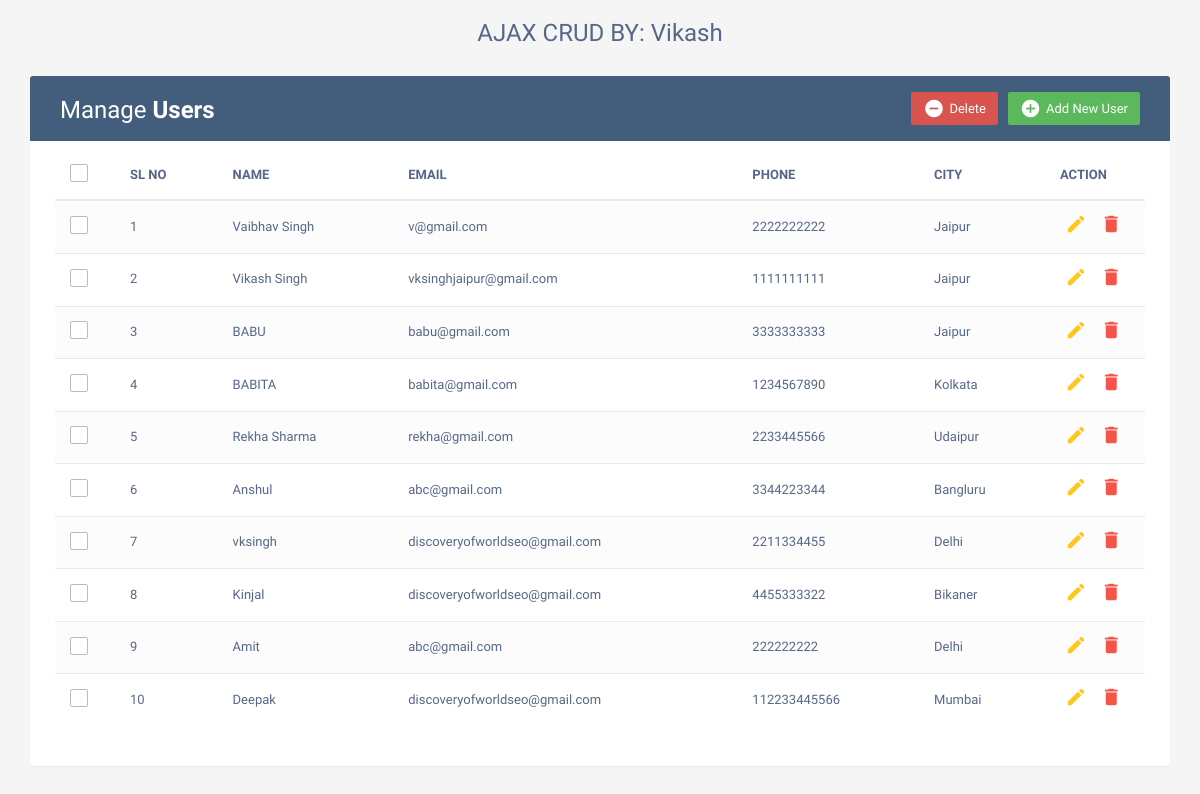
The page / on the database its author committed.
### tables this page shows
CREATE TABLE `crud` (
  `id` int(11) NOT NULL,
  `name` varchar(255) NOT NULL,
  `email` varchar(255) NOT NULL,
  `phone` varchar(255) NOT NULL,
  `city` varchar(255) NOT NULL
);

### index.php (the view, shortened to what this page needs)
<?php
include 'backend/database.php';
?>
<!DOCTYPE html>
<html lang="en">
<head>
	<link rel="stylesheet" href="https://maxcdn.bootstrapcdn.com/font-awesome/4.7.0/css/font-awesome.min.css">
	<link rel="stylesheet" href="https://maxcdn.bootstrapcdn.com/bootstrap/3.3.7/css/bootstrap.min.css">
	<link rel="stylesheet" href="css/style.css">
</head>
<body>
    <div class="container">
	<center><h3>AJAX CRUD BY: Vikash</h3></center>
        <div class="table-wrapper">
            <div class="table-title">
                <div class="row">
                    <div class="col-sm-6">
						<h2>Manage <b>Users</b></h2>
					</div>
					<div class="col-sm-6">
						<a href="#addEmployeeModal" class="btn btn-success" data-toggle="modal"><i class="material-icons">&#xE147;</i> <span>Add New User</span></a>
						<a href="JavaScript:void(0);" class="btn btn-danger" id="delete_multiple"><i class="material-icons">&#xE15C;</i> <span>Delete</span></a>
					</div>
                </div>
            </div>
            <table class="table table-striped table-hover">
                <thead>
                    <tr>
						<th>
							<span class="custom-checkbox">
								<label for="selectAll"></label>
							</span>
						</th>
						<th>SL NO</th>
                        <th>NAME</th>
                        <th>EMAIL</th>
						<th>PHONE</th>
                        <th>CITY</th>
                        <th>ACTION</th>
                    </tr>
                </thead>
				<tbody>
				<?php
				$result = mysqli_query($conn,"SELECT * FROM crud");
					$i=1;
					while($row = mysqli_fetch_array($result)) {
				?>
				<tr id="<?php echo $row["id"]; ?>">
				<td>
							<span class="custom-checkbox">
								<label for="checkbox2"></label>
							</span>
						</td>
					<td><?php echo $i; ?></td>
					<td><?php echo $row["name"]; ?></td>
					<td><?php echo $row["email"]; ?></td>
					<td><?php echo $row["phone"]; ?></td>
					<td><?php echo $row["city"]; ?></td>
					<td>
						<a href="#editEmployeeModal" class="edit" data-toggle="modal">
							<i class="material-icons update" data-toggle="tooltip"
							data-id="<?php echo $row["id"]; ?>"
							data-name="<?php echo $row["name"]; ?>"
							data-email="<?php echo $row["email"]; ?>"
							data-phone="<?php echo $row["phone"]; ?>"
							data-city="<?php echo $row["city"]; ?>"
							title="Edit">&#xE254;</i>
						</a>
						<a href="#deleteEmployeeModal" class="delete" data-id="<?php echo $row["id"]; ?>" data-toggle="modal"><i class="material-icons" data-toggle="tooltip"
						 title="Delete">&#xE872;</i></a>
                    </td>
				</tr>
				<?php
				$i++;
				}
				?>
				</tbody>
			</table>
        </div>
    </div>
</body>
</html>

### css/style.css (style rules this page uses)
body { color: #566787; background: #f5f5f5; font-family: 'Varela Round', sans-serif; font-size: 13px; }
.table-wrapper { background: #fff; padding: 20px 25px; margin: 30px 0; border-radius: 3px; box-shadow: 0 1px 1px rgba(0,0,0,.05); }
.table-title { padding-bottom: 15px; background: #435d7d; color: #fff; padding: 16px 30px; margin: -20px -25px 10px; border-radius: 3px 3px 0 0; }
.table-title h2 { margin: 5px 0 0; font-size: 24px; }
.table-title .btn { color: #fff; float: right; font-size: 13px; border: none; min-width: 50px; border-radius: 2px; border: none; outline: none !important; margin-left: 10px; }
.table-title .btn i { float: left; font-size: 21px; margin-right: 5px; }
.table-title .btn span { float: left; margin-top: 2px; }
table.table tr th, table.table tr td { border-color: #e9e9e9; padding: 12px 15px; vertical-align: middle; }
table.table tr th:first-child { width: 60px; }
table.table tr th:last-child { width: 100px; }
table.table-striped tbody tr:nth-of-type(odd) { background-color: #fcfcfc; }
table.table td:last-child i { opacity: 0.9; font-size: 22px; margin: 0 5px; }
table.table td a { font-weight: bold; color: #566787; display: inline-block; text-decoration: none; outline: none !important; }
table.table td a.edit { color: #FFC107; }
table.table td a.delete { color: #F44336; }
table.table td i { font-size: 19px; }
.custom-checkbox { position: relative; }
.custom-checkbox label:before { width: 18px; height: 18px; }
.custom-checkbox label:before { content: ''; margin-right: 10px; display: inline-block; vertical-align: text-top; background: white; border: 1px solid #bbb; border-radius: 2px; box-sizing: border-box; z-index: 2; }

### rows shown on the page
crud: name "Vaibhav Singh", email "v@gmail.com", phone "2222222222", city "Jaipur"
crud: name "Vikash Singh", email "vksinghjaipur@gmail.com", phone "1111111111", city "Jaipur"
crud: name "BABU", email "babu@gmail.com", phone "3333333333", city "Jaipur"
crud: name "BABITA", email "babita@gmail.com", phone "1234567890", city "Kolkata"
crud: name "Rekha Sharma", email "rekha@gmail.com", phone "2233445566", city "Udaipur"
crud: name "Anshul", email "abc@gmail.com", phone "3344223344", city "Bangluru"
crud: name "vksingh", email "discoveryofworldseo@gmail.com", phone "2211334455", city "Delhi"
crud: name "Kinjal", email "discoveryofworldseo@gmail.com", phone "4455333322", city "Bikaner"
crud: name "Amit", email "abc@gmail.com", phone "222222222", city "Delhi"
crud: name "Deepak", email "discoveryofworldseo@gmail.com", phone "112233445566", city "Mumbai"
